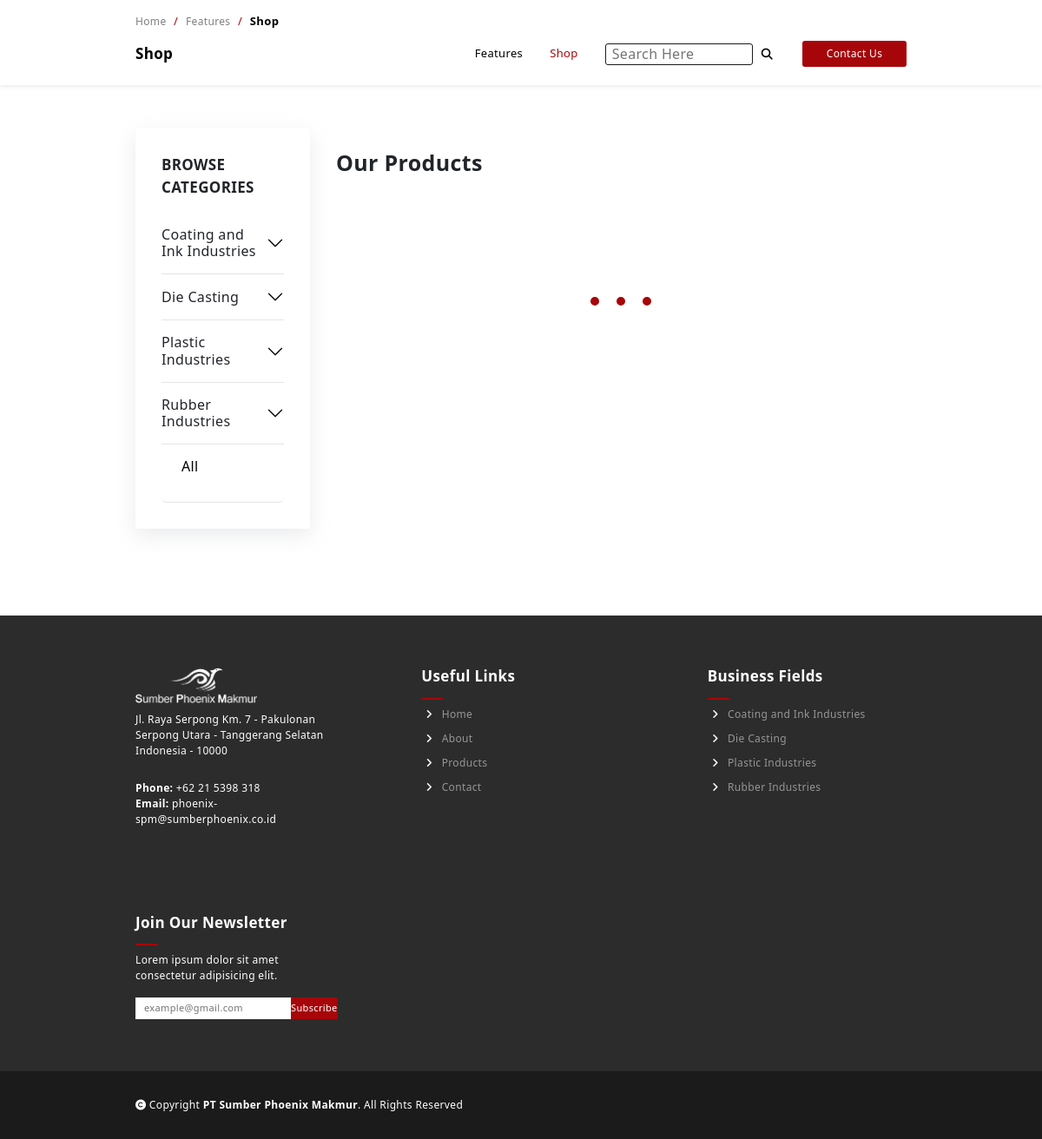
/shop2.php, run on the app's committed database.
### tables this page shows
CREATE TABLE `categories` (
  `cat_id` int(11) NOT NULL,
  `cat_code` varchar(100) NOT NULL,
  `cat_name` varchar(255) NOT NULL,
  `cat_img` text NOT NULL,
  `status` tinyint(1) NOT NULL DEFAULT 1,
  `order_by` int(11) NOT NULL
);

CREATE TABLE `company_profile` (
  `id_fitur` int(11) NOT NULL,
  `fitur_name` text NOT NULL,
  `fitur_data` text DEFAULT NULL
);

### shop2.php (the view, shortened to what this page needs)
<?php
include 'api/connect.php';
?>
<!DOCTYPE html>
<html lang="en">
<head>
    <link href="https://cdn.jsdelivr.net/npm/bootstrap@5.2.0-beta1/dist/css/bootstrap.min.css" rel="stylesheet">
    <link rel="stylesheet" href="style.css">
    <link rel="stylesheet" href="style/nav.css">
    <link rel="stylesheet" href="style/footer.css">
    <link rel="stylesheet" href="style/copyright.css">
    <link rel="stylesheet" href="style/nav_templates.css">
    <link rel="stylesheet" href="style/product/nav.css">
    <link rel="stylesheet" href="style/product/shop.css">
    <link rel="stylesheet" href="admin/style/shop.css">
</head>
<body>
    <nav class="navbar active fixed-top navbar-expand-lg">
        <div class="paragraph">
            <a href="index.php">Home </a>
            <span>/</span>
            <a href="./product.php">Features </a>
            <span>/</span>
            <strong class="product">Shop</strong>
        </div>
        <div class="container-fluid">
            <div class="navbar-brand">
                <div class="sub-heading">Shop</div>
            </div>
            <div class="collapse navbar-collapse" id="navbarSupportedContent">
                <ul class="navbar-nav mr-auto w-100 justify-content-end">
                    <li class="nav-item">
                        <a class="nav-link paragraph" href="./product.php">Features</a>
                    </li>
                    <li class="nav-item active">
                        <a class="nav-link paragraph" href="#">Shop</a>
                    </li>
                    <li class="nav-item">
                        <a class="nav-link paragraph">
                            <form autocomplete="off" action="/action_page.php" style="display:flex;justify-content:center;align-items:center;border:none;">
                                <div class="autocomplete">
                                    <input id="searchbar" type="text" name="search" onkeyup="searchProduct()"  class="search-bar" placeholder="Search Here" >
                                </div>
                                <i class="fa-solid fa-magnifying-glass search-icon"></i>
                            </form>
                        </a>
                    </li>
                    <a href="./contact.html"><button class="custom-button btn navbar-btn contact" type="button">Contact Us</button></a>
                </ul>
            </div>
        </div>
    </nav>
    <section class="product-section section-extra">
        <div class="container-fluid">
            <div class="filter-container">
                <div class="categories filters accordion" id="accordionExample">
                    <div class="filter-title sub-heading">
                        BROWSE CATEGORIES
                    </div>
                    <?php
                        $stmt =$conn->prepare("SELECT c.cat_code as cat_code,c.cat_name as cat_name,c.cat_id as cat_id,c.cat_img as cat_img, count(s.sub_id)
                        FROM categories c
                        join subcategories s on c.cat_id = s.cat_id
                        join product_subcategory ps  on s.sub_id = ps.subcategory_id
                        join products p on ps.product_id = p.product_id
                        where c.status = 1 and s.status = 1 and p.status = 1 GROUP BY c.cat_id HAVING COUNT(ps.product_id) > 0 order by c.order_by ASC");
                        $stmt->execute();
                        while($cat = $stmt->fetch()):
                    ?>
                    <div class="category accordion-item <?= $cat['cat_code'] ?>">
                        <h2 class="accordion-header" id="heading-<?= $cat['cat_code'] ?>">
                            <button class="accordion-button collapsed" type="button" data-bs-toggle="collapse" data-bs-target="#collapse-<?= $cat['cat_code'] ?>" aria-expanded="false" aria-controls="collapse-<?= $cat['cat_code'] ?>">
                                <?= $cat['cat_name'] ?>
                            </button>
                        </h2>
                    </div>
                    <?php endwhile; ?>
                    <div class="category accordion-item All ?>">
                        <p class="accordion-header" id="heading-All ?>">
                            <div class="category-item" id="random">
                                <?= 'All' ?>
                            </div>
                                    </p>
                    </div>
                </div>
            </div>
            <div class="product-container">
                <div class="product-category-title">Our Products</div>
                <div class="loader">
                    <span class="loader__element"></span>
                    <span class="loader__element"></span>
                    <span class="loader__element"></span>
                </div>
            </div>
        </div>
    </section>
    <?php include 'bottombar.php'  ?>
</body>
</html>

### bottombar.php
<?php
function getData1($fiturNama,$conn){
    $stmt = $conn->prepare('SELECT * FROM company_profile where fitur_name =? ');
    $stmt->execute([$fiturNama]);
    $temp = $stmt->fetch();
    $data = $temp['fitur_data'];
    return $data;
}
?>
<section class="footer-section">
        <div class="container-fluid grid">
            <div class="company-information">
                <div class="company-logo">
                    <img src="src/<?= getData1('logo',$conn) ?>" id="company-logo" alt="">
                </div>
                <div class="company-address">
                    <p class="paragraph" col="address"><?= getData1('address',$conn)?> </p>
                </div>
                <div class="company-phone">
                    <p class="paragraph" col="phone"><strong>Phone: </strong><?= getData1('phone',$conn) ?></p>
                </div>
                <div class="company-email">
                    <p class="paragraph" col="email"><strong>Email: </strong><?= getData1('email',$conn) ?></p>
                </div>
            </div>
            <div class="useful-links">
                <h2 class="sub-heading underline">Useful Links</h2>
                <a class="footer-item" href="#">
                    <i class="fa-solid fa-angle-right"></i>
                    Home
                </a>
                <a class="footer-item" href="#about">
                    <i class="fa-solid fa-angle-right"></i>
                    About
                </a>
                <a class="footer-item" href="./product.php">
                    <i class="fa-solid fa-angle-right"></i>
                    Products
                </a>
                <a class="footer-item" href="./contact.php">
                    <i class="fa-solid fa-angle-right"></i>
                    Contact
                </a>
            </div>
            <div class="business-fields useful-links">
                <h2 class="sub-heading underline">Business Fields</h2>
                <?php
                    $stmt=$conn->prepare("SELECT c.cat_code as cat_code,c.cat_name as cat_name,c.cat_id as cat_id,c.cat_img as cat_img, count(s.sub_id)
                    FROM categories c
                    join subcategories s on c.cat_id = s.cat_id
                    join product_subcategory ps  on s.sub_id = ps.subcategory_id
                    join products p on ps.product_id = p.product_id
                    where c.status = 1 and s.status = 1 and p.status = 1 GROUP BY c.cat_id HAVING COUNT(ps.product_id) > 0 order by c.order_by ASC");
                    $stmt->execute();
                    while($cat = $stmt->fetch()):
                ?>
                <a class="footer-item" href="./shop.php?cateCode=<?= $cat['cat_code'] ?>">
                    <i class="fa-solid fa-angle-right"></i>
                    <?= $cat['cat_name'] ?>
                </a>
                <?php endwhile; ?>
            </div>
            <div class="newsletter">
                <h2 class="sub-heading underline">Join Our Newsletter</h2>
                <p class="paragraph" col="newsletter_desc"><?= getData1('newsletter_desc',$conn)?></p>
                <div class="email-input">
                    <input type="email" placeholder="example@gmail.com">
                    <button class="custom-button btn" type="button">Subscribe</button>
                </div>
            </div>
        </div>
    </section>
    <footer class="copyright-footer">
        <div class="container-fluid">
            <div class="copyright paragraph">
                <i class="fa-solid fa-copyright"></i>
                Copyright <strong>PT Sumber Phoenix Makmur</strong>. All Rights Reserved
            </div>
        </div>
    </footer>

### style.css (style rules this page uses)
* { padding: 0; margin: 0; letter-spacing: 0.35px; -webkit-box-sizing: border-box; -moz-box-sizing: border-box; box-sizing: border-box; }
html { overflow-x: hidden; scroll-behavior: smooth; background: white; }
:root { --yellow: #a6060a; --black: #1B1B1B; --light-black: #2C2C2C; }
section { display: flex; justify-content: center; width: 100vw; }
.navbar, footer { display: flex !important; justify-content: center; }
footer { width: 100vw; }
a { text-decoration: none; }
.custom-button { color: white; background-color: var(--yellow); transition: 0.7s ease; padding: 0; border-color: rgba(0, 0, 0, 0); border-radius: 5px; display: flex; justify-content: center; align-items: center; }
.sub-heading { font-size: 17px; font-weight: bold; }
.grid { display: grid; grid-template-columns: repeat(auto-fit, minmax(300px, 1fr)); gap: 20px; }
.paragraph { font-size: 12px; }
.container-fluid { padding: 0; margin: 0; padding-right: 13vw; padding-left: 13vw; width: 100%; max-width: 1900px; }
.section-extra { padding-top: 120px; padding-bottom: 100px; }
.underline { position: relative; padding-bottom: 16px; }
.underline:after { display: block; content: ''; width: 70px; height: 4px; background: var(--yellow); position: absolute; bottom: 0; left: 50%; transform: translate(-50%, -50%); }
.accordion-item { border: none; border-bottom: 1px solid rgba(0, 0, 0, 0.1); }
.accordion-item .accordion-button { padding-left: 0; padding-right: 0; border: none; box-shadow: none; outline: none; }
.accordion-item .accordion-button.collapsed::after { width: 20px; height: 20px; object-fit: cover; }

### style/nav.css (style rules this page uses)
.navbar { background-color: white; box-shadow: 0 1px 6px 0 rgba(0, 0, 0, 0.1); padding-top: 13px; padding-bottom: 13px; }
.navbar-nav { align-items: center; }
.navbar-brand { margin-right: 0; }
.navbar-btn { width: 120px; height: 30px; font-size: 12px; margin-top: 5px; margin-left: 20px; }
.nav-link { transition: 0.3s ease; border-radius: 5px; margin-left: 15px; color: black; }
.navbar .nav-item { transition: 0.3s ease; }
.navbar .nav-item.active a { color: var(--yellow); }
.navbar .nav-link.paragraph { font-size: 13px; }

### style/footer.css (style rules this page uses)
.footer-section { background-color: var(--light-black); height: auto; padding-top: 60px; padding-bottom: 60px; color: white; }
.footer-section .useful-links { display: flex; flex-direction: column; }
.footer-section .underline:after { left: 0 !important; transform: translate(0); width: 25px; height: 2px; }
.footer-section .footer-item { margin-left: 5px; font-size: 12px; color: rgba(255, 255, 255, 0.5); margin-bottom: 10px; text-decoration: none; width: 100%; transition: all 0.3s ease; cursor: pointer; }
.footer-section .footer-item i { margin-right: 7px; color: white; transition: all 0.3s ease; }
.footer-section .grid { grid-template-columns: repeat(auto-fit, minmax(200px, 1fr)); gap: 100px; }
.footer-section .company-information { max-width: 250px; }
.footer-section .business-fields { width: 180px; }
.footer-section img { width: 140px; filter: brightness(0) invert(1); margin-bottom: 10px; }
.footer-section .company-information .paragraph { margin-bottom: 0; }
.footer-section .company-information .company-address { margin-bottom: 25px; }
.footer-section .newsletter { max-width: 300px; }
.footer-section .email-input { display: flex; }
.footer-section .email-input input { border-radius: 0; border: none; padding-left: 10px; padding-right: 10px; font-size: 11px; }
.footer-section .email-input .custom-button { border: none; border-radius: 0; font-size: 11px; height: 25px; width: 65px; font-weight: 300; cursor: pointer; transition: 0.3s ease; }

### style/copyright.css (style rules this page uses)
.copyright-footer { height: auto; padding-top: 30px; padding-bottom: 30px; background-color: var(--black); color: white; }
.copyright-footer .container-fluid { display: flex; justify-content: space-between; }

### style/nav_templates.css (style rules this page uses)
.navbar { background-color: var(--black); padding-top: 15px; padding-bottom: 15px; min-height: 80px; color: white; }
.navbar .container-fluid { display: block; }
.navbar .paragraph { color: rgba(255, 255, 255 , 0.5); font-size: 12px; }
.navbar .paragraph a { color: rgba(255, 255, 255 , 0.5); font-size: 12px; text-decoration: none; cursor: pointer; transition: all 0.4s ease; margin-right: 5px; }
.navbar .paragraph span { color: var(--yellow); margin-right: 5px; }
.navbar .sub-heading { margin-bottom: 0; margin-top: 7px; }

### shop2.php (style rules this page uses)
.autocomplete { position: relative; display: inline-block; }
.autocomplete input { padding: 10px; font-size: 16px; }

### data on the page
categories: cat_name "Coating and Ink Industries"
categories: cat_name "Die Casting"
categories: cat_name "Plastic Industries"
categories: cat_name "Rubber Industries"
company_profile: fitur_data (picture)
company_profile: fitur_data "Jl. Raya Serpong Km. 7 - Pakulonan Serpong Utara - Tanggerang Selatan Indonesia - 10000"
company_profile: fitur_data "+62 21 5398 318"
company_profile: fitur_data "phoenix-spm@sumberphoenix.co.id"
company_profile: fitur_data "Lorem ipsum dolor sit amet consectetur adipisicing elit."
